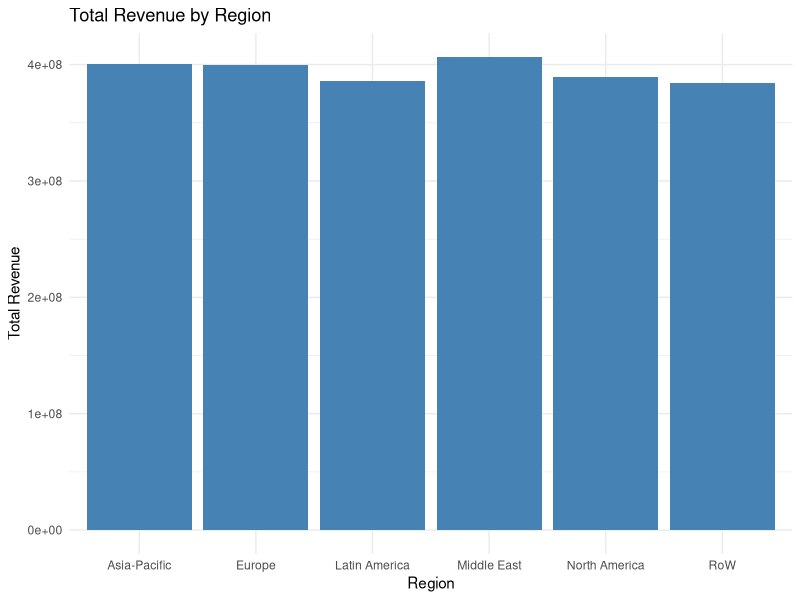
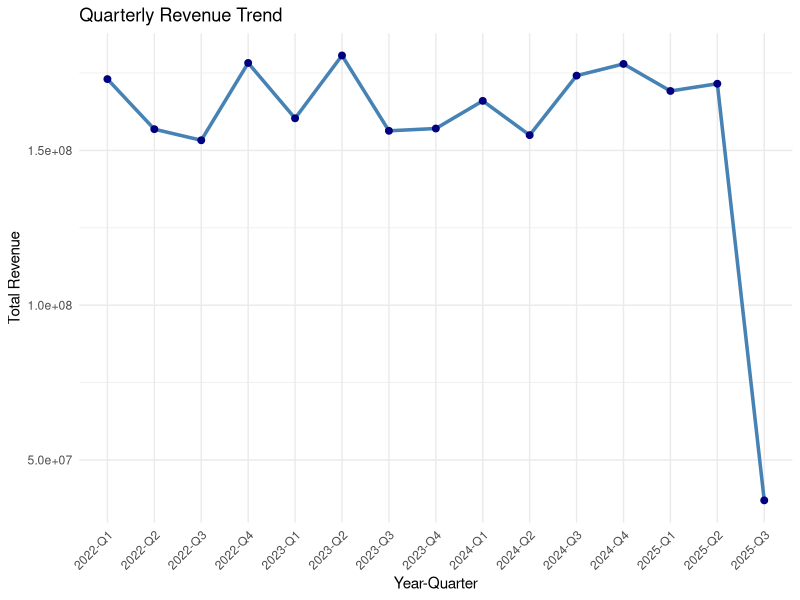
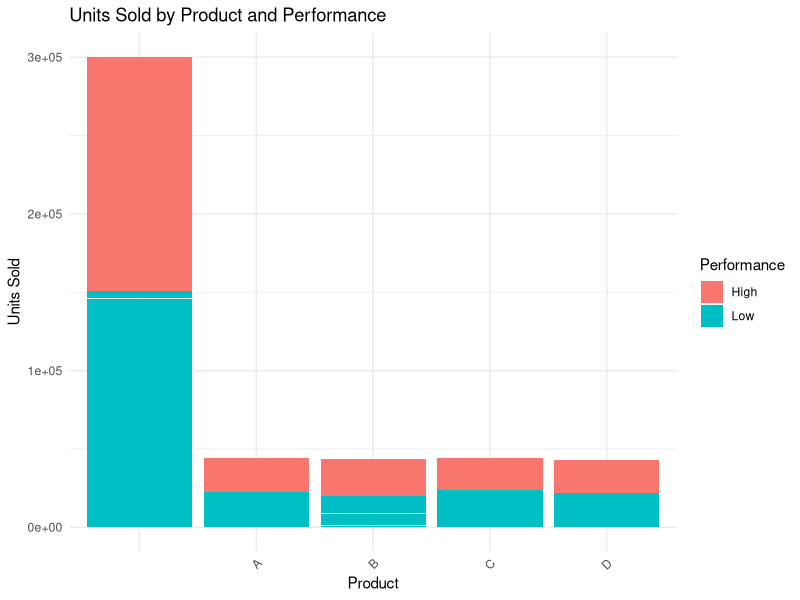

Generate these figures, in order, with R:
#Introduction

#Kaggle sales dataset was downloaded from: 
#<https://www.kaggle.com/datasets/himelsarder/retail-product-dataset-with-missing-values>
#as it contains missing values
#This project involves sales data analysis aimed at extracting meaningful insights across 
#time, region, and product categories. The dataset includes information on Revenue, 
#Units_Sold, Category, Region. Using the dplyr, ggplot2, lubridate, tidyverse, we clean, 
#transform, and visualize the dataset to:
#Classify performance based on revenue, Identify top-selling products in specific regions
#Track revenue trends over time, Generate informative visualizations (bar charts, line 
#graphs, stacked bars)
#Summarize quarterly patterns for business performance tracking
#The goal is to support data-driven decisions related to product focus, regional strategy, 
#and time-based trends.

#Loaded installed packages
library(dplyr)
library(lubridate)
library(rmarkdown)
library(tidyverse)
library(tidyr)
library(ggplot2)

#Put the file in the same folder as R and read the file "synthetic_dataset.csv" into a dataframe
sales_data <- read.csv("synthetic_dataset.csv")

#Viewed the structure of the dataframe that input the dataset CSV file
str(sales_data)

#Since there is no "Region" column in the downloaded sataset, therefore mutating the
#sales_data with randomly populating regions

#Vector definition containing region names
#North America, Europe, Asia-Pacific, Latin America, Middle East, and Rest of World (RoW)
regions <- c("North America","Europe","Asia-Pacific","Latin America","Middle East","RoW")

#Defining start and end date
start_date <- as.Date("2022-01-01")
end_date <- as.Date("2025-07-18")

#created a vector of a sequence of dates
dates <- seq.Date(from=start_date, to=end_date, by = "day")

#Setting seed for reproduciblity
set.seed(42)

#Mutating the sales_data by adding a Date column
sales_data$Date <- sample(dates,size=nrow(sales_data),replace=TRUE)

#Mutating the sales_data by adding a Region column
sales_data$Region <- sample(regions,size=nrow(sales_data),replace=TRUE)

#Viewing the updated dataframe
head(sales_data)

#Showing all missing values using the is.na() function
is.na(sales_data)

#Counting all missing values using the sum() function
sum(is.na(sales_data))

#Mutating the dataset by randomly populating a new column for Units_Sold
#Generated random units sold between 50 and 200
sales_data$Units_Sold <- sample(50:200,size=nrow(sales_data),replace = TRUE)

#View the head of the dataset
head(sales_data)

#Mutating the dataset and populating a Revenue column with Price, Units_Sold, and Discount
#Formula: Revenue = Units_Sold * (Price-Discount)

#Created Revenue column using base R
sales_data$Revenue <- sales_data$Units_Sold * (sales_data$Price - sales_data$Discount)

#View the updated dataframe
head(sales_data)

#Checking if there are any missing values in Price & Discount columns
sum(is.na(sales_data$Discount))
sum(is.na(sales_data$Price))

#The above code snipppet showed that there are missing values in the column Price and Discount
#Since there is no column for Units_Sold, I have considered Price and Discount to be the columns
#where the missing values will be replaced by the column mean

#Populated the Discount column with the mean of the column
sales_data$Discount <- mean(sales_data$Discount,na.rm=TRUE)

#Populated the Price column with the column mean
sales_data$Price <- mean(sales_data$Price,na.rm=TRUE)

#Checking again if there are any missing values in Price & Discount columns
sum(is.na(sales_data$Discount))
sum(is.na(sales_data$Price))

#View the updated dataframe
head(sales_data)

#Number of rows before cleaning NA values in revenue: Output is 553
sum(is.na(sales_data$Revenue))

#Dropping rows where revenue is NA
sales_data_cleaned <- sales_data[!is.na(sales_data$Revenue),]

#Number of rows after cleaning NA values in revenue: Output is 0
sum(is.na(sales_data_cleaned$Revenue))

#I don't need to convert the date column to date type since I have 
#generated the Date column using as.Date()

#Instead of that task, I will confirm the class of Date column in the dataset
class(sales_data_cleaned$Date)

#Mutating: Create new columns with Year, Month, and Weekday
sales_data_cleaned$Year <- year(sales_data_cleaned$Date)
sales_data_cleaned$Month <- month(sales_data_cleaned$Date,label=TRUE)
sales_data_cleaned$Weekday <- wday(sales_data_cleaned$Date,label=TRUE)

#View the dataset
head(sales_data_cleaned)

#Aggregating to get total sales per month
total_monthly_sales <- aggregate(Revenue ~ Month, data = sales_data_cleaned, FUN=sum)

#Finding month with maximum revenue
max_month <- total_monthly_sales[which.max(total_monthly_sales$Revenue),]
print(max_month)

#Aggregating to get average sales per day
avg_day_sales <- aggregate(Units_Sold ~ Weekday, data = sales_data_cleaned, FUN=mean)

#Finding day with the minimum average units sold
min_day <- avg_day_sales[which.min(avg_day_sales$Units_Sold),]
print(min_day)

#Created YearMonth column that contains every month of each year
sales_data_cleaned$YearMonth <- format(sales_data_cleaned$Date, "%Y-%m")

#Sorted all Year-Month combinations in ascending order beginning from start date and ending
#at the end date provided in the beginning of the code and stored in a vector
sort_ym <- sort(unique(sales_data_cleaned$YearMonth))

#Printed to check the sort_ym vector 
print(sort_ym)

#For loop wherever the ym variable is equal to the sales_data_cleaned$YearMonth, giving a
#TRUE value, sum it up as a single revenue
#Used the paste function to concatenate strings
#Lastly printed the message to check the output
for (ym in sort_ym) {
  monthly_revenue <- sum(sales_data_cleaned$Revenue[sales_data_cleaned$YearMonth == ym])
  msg <- paste("Total Revenue for", ym, ":", monthly_revenue)
  print(msg)
}

#Calculated the average revenue
avg_rev <- mean(sales_data_cleaned$Revenue)

#Created a Performance column and gave the if-else condition
sales_data_cleaned$Performance <- ifelse(sales_data_cleaned$Revenue > avg_rev, "High", "Low")

#Checked the updated dataframe
head(sales_data_cleaned)

#Checked if the Performance column does not have any NA values: Output was 0
sum(is.na(sales_data_cleaned$Performance))

#Aggregating total revenue by region
total_rev_reg <- aggregate(Revenue ~ Region, data = sales_data_cleaned, FUN=sum)
#Checked the output
print(total_rev_reg)

#Aggregating average units sold by category
avg_units_cat <- aggregate(Units_Sold ~ Category, data=sales_data_cleaned, FUN=mean)
#Checked the output
print(avg_units_cat)

#Finding out region with highest average revenue
avg_rev_reg <- aggregate(Revenue ~ Region, data=sales_data_cleaned, FUN=mean)
max_reg <- avg_rev_reg[which.max(avg_rev_reg$Revenue),]
#Checking the output
print(max_reg)

#Creating a function region_report with the passed region_name variable
region_report <- function(region_name){
  
#Filter the Region column with region_name
region_data <- filter(sales_data_cleaned, Region == region_name)
  
#Finding the total revenue in the region_name
total_rev_rn <- sum(region_data$Revenue)
  
#Aggregated units sold by category
total_units_cat_rn <- aggregate(Units_Sold ~ Category, data = region_data, FUN = sum)
  
#Sorted in descending order of Units_Sold
total_units_cat_rn <- total_units_cat_rn[order(-total_units_cat_rn$Units_Sold), ]

#Slicing the top sold category
top_sold_cat <- head(total_units_cat_rn, 1)
  
#Sort the days as per the date when the performance was High 
days_high <- sort(region_data$Date[region_data$Performance == "High"])
  
#Return as a list
return(list(Total_revenue=total_rev_rn, Top_sold_category=top_sold_cat, 
              High_performance_days=days_high))
}

#Function called in the main program
print(region_report("North America"))

#Bar chart showing total revenue by region
region_bar_plot <- ggplot(sales_data_cleaned, aes(x = Region, y = Revenue)) +
  geom_bar(stat = "summary", fun = "sum", fill = "steelblue") +
  labs(title = "Total Revenue by Region", x = "Region", y = "Total Revenue") +
  theme_minimal()

#Analyzing quarterly revenue trend
sales_data_cleaned <- sales_data_cleaned %>%
  mutate(YearMonth = ym(YearMonth))  # 'ym' handles "YYYY-MM" format

sales_data_cleaned <- sales_data_cleaned %>%
  mutate(YearQuarter = paste0(year(YearMonth), "-Q", quarter(YearMonth)))

quarterly_revenue <- sales_data_cleaned %>%
  group_by(YearQuarter) %>%
  summarise(Total_Revenue = sum(Revenue, na.rm = TRUE))

quarterly_revenue$YearQuarter <- factor(quarterly_revenue$YearQuarter, 
                                        levels = unique(quarterly_revenue$YearQuarter))

#Line chart showing revenue trend over time
quarterly_line_plot <- ggplot(quarterly_revenue, aes(x = YearQuarter, y = Total_Revenue, group = 1)) +
  geom_line(color = "steelblue", size = 1.2) +
  geom_point(color = "navy", size = 2) +
  labs(title = "Quarterly Revenue Trend",
       x = "Year-Quarter",
       y = "Total Revenue") +
  theme_minimal() +
  theme(axis.text.x = element_text(angle = 45, hjust = 1))

#Stacked bar chart of Units Sold per Product split by Performance
stacked_bar_plot <- ggplot(sales_data_cleaned, aes(x = Category, y = Units_Sold, fill = Performance)) +
  geom_bar(stat = "identity") +
  labs(title = "Units Sold by Product and Performance", x = "Product", y = "Units Sold") +
  theme_minimal() +
  theme(axis.text.x = element_text(angle = 45, hjust = 1))

# Save plots
ggsave("region_vs_revenue_bar.png", region_bar_plot)
ggsave("quarterly_revenue_line.png", quarterly_line_plot)
ggsave("product_units_stacked_bar.png", stacked_bar_plot)

#Conclusion

#Through this analysis, we discovered:
#(1)High-performing product categories and regions based on total units sold and revenue
#(2)Quarterly revenue trends that help identify seasonal patterns
#(3)Performance-based classification of products
#(4)Visualizations that clearly communicate where revenue and sales efforts are concentrated

#This analysis can be extended with forecasting models, product lifecycle analysis, or 
#customer segmentation. It equips stakeholders with evidence-backed insights to refine 
#inventory, marketing, and sales strategies across quarters.
